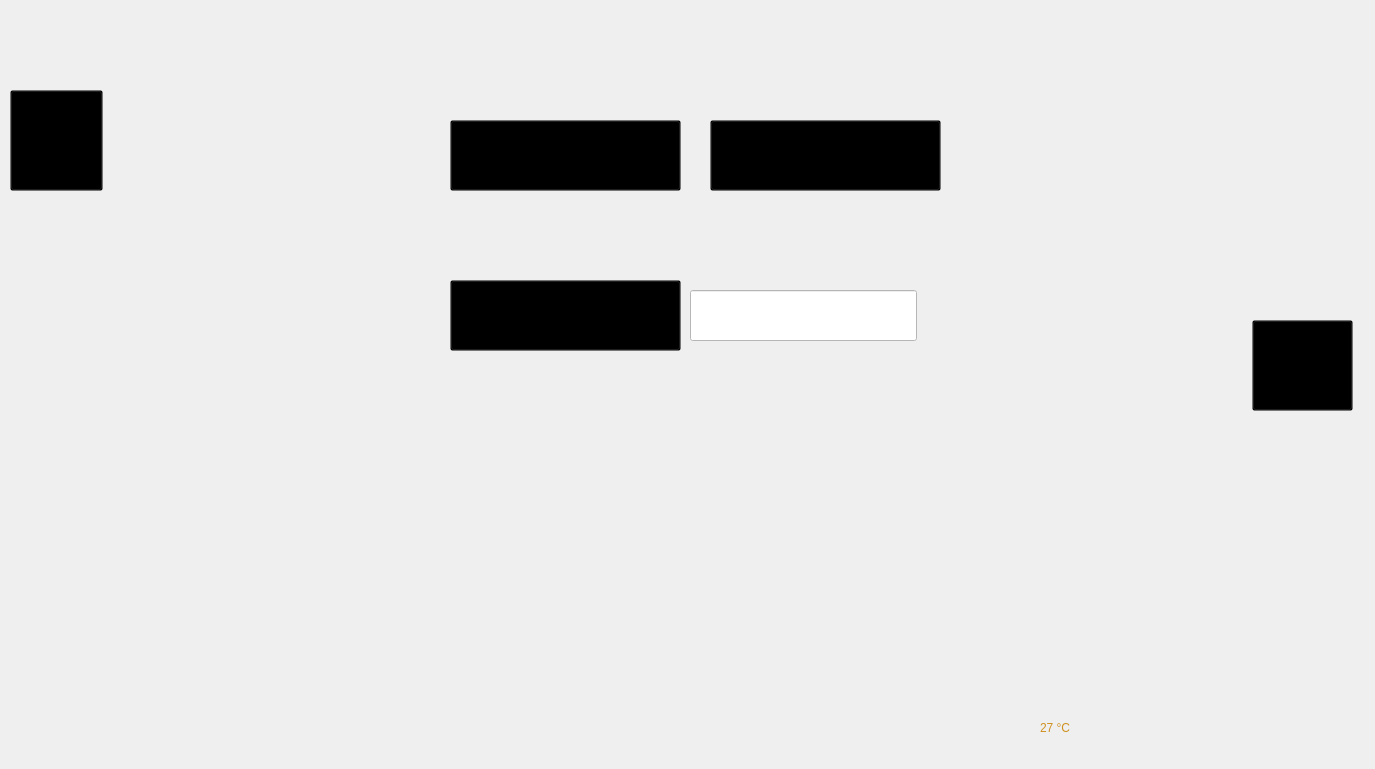
    <widget class="QWidget" name="Configurcoes">
     <widget class="QPushButton" name="Voltar_config">
      <property name="geometry">
       <rect>
        <x>10</x>
        <y>90</y>
        <width>93</width>
        <height>101</height>
       </rect>
      </property>
      <property name="styleSheet">
       <string notr="true">background-color:transparent;</string>
      </property>
      <property name="text">
       <string/>
      </property>
     </widget>
     <widget class="QPushButton" name="passar_conf_vel">
      <property name="geometry">
       <rect>
        <x>1252</x>
        <y>320</y>
        <width>101</width>
        <height>91</height>
       </rect>
      </property>
      <property name="styleSheet">
       <string notr="true">background-color:transparent;</string>
      </property>
      <property name="text">
       <string/>
      </property>
     </widget>
     <widget class="QLineEdit" name="edit_temp">
      <property name="geometry">
       <rect>
        <x>690</x>
        <y>290</y>
        <width>227</width>
        <height>51</height>
       </rect>
      </property>
      <property name="styleSheet">
       <string notr="true">background-color:#fff;
color:#000;
font: 75 26pt &quot;Agency FB&quot;;</string>
      </property>
      <property name="text">
       <string/>
      </property>
     </widget>
     <widget class="QPushButton" name="liga_ar">
      <property name="geometry">
       <rect>
        <x>450</x>
        <y>120</y>
        <width>231</width>
        <height>71</height>
       </rect>
      </property>
      <property name="styleSheet">
       <string notr="true">background-color:transparent;</string>
      </property>
      <property name="text">
       <string/>
      </property>
     </widget>
     <widget class="QPushButton" name="desliga_ar">
      <property name="geometry">
       <rect>
        <x>710</x>
        <y>120</y>
        <width>231</width>
        <height>71</height>
       </rect>
      </property>
      <property name="styleSheet">
       <string notr="true">background-color:transparent;</string>
      </property>
      <property name="text">
       <string/>
      </property>
     </widget>
     <widget class="QPushButton" name="altera_temp">
      <property name="geometry">
       <rect>
        <x>450</x>
        <y>280</y>
        <width>231</width>
        <height>71</height>
       </rect>
      </property>
      <property name="styleSheet">
       <string notr="true">background-color:transparent;</string>
      </property>
      <property name="text">
       <string/>
      </property>
     </widget>
     <widget class="QLabel" name="exibe_temp_conf">
      <property name="geometry">
       <rect>
        <x>1040</x>
        <y>713</y>
        <width>60</width>
        <height>30</height>
       </rect>
      </property>
      <property name="styleSheet">
       <string notr="true">color:#cf9120;
font: 75 20pt &quot;Agency FB&quot;;</string>
      </property>
      <property name="text">
       <string>27 °C</string>
      </property>
     </widget>
     <widget class="QLabel" name="hora_conf_ar">
      <property name="geometry">
       <rect>
        <x>680</x>
        <y>670</y>
        <width>110</width>
        <height>30</height>
       </rect>
      </property>
      <property name="styleSheet">
       <string notr="true">color:#cf9120;
font: 75 20pt &quot;Agency FB&quot;;</string>
      </property>
      <property name="text">
       <string/>
      </property>
     </widget>
     <widget class="QLabel" name="data_conf_ar">
      <property name="geometry">
       <rect>
        <x>680</x>
        <y>713</y>
        <width>110</width>
        <height>30</height>
       </rect>
      </property>
      <property name="styleSheet">
       <string notr="true">color:#cf9120;
font: 75 20pt &quot;Agency FB&quot;;</string>
      </property>
      <property name="text">
       <string/>
      </property>
     </widget>
     <widget class="QLabel" name="F7">
      <property name="geometry">
       <rect>
        <x>0</x>
        <y>0</y>
        <width>1366</width>
        <height>760</height>
       </rect>
      </property>
      <property name="text">
       <string/>
      </property>
      <property name="pixmap">
       <pixmap>../Projeto_design/F7.png</pixmap>
      </property>
     </widget>
     <zorder>F7</zorder>
     <zorder>Voltar_config</zorder>
     <zorder>passar_conf_vel</zorder>
     <zorder>edit_temp</zorder>
     <zorder>liga_ar</zorder>
     <zorder>desliga_ar</zorder>
     <zorder>altera_temp</zorder>
     <zorder>exibe_temp_conf</zorder>
     <zorder>hora_conf_ar</zorder>
     <zorder>data_conf_ar</zorder>
    </widget>
